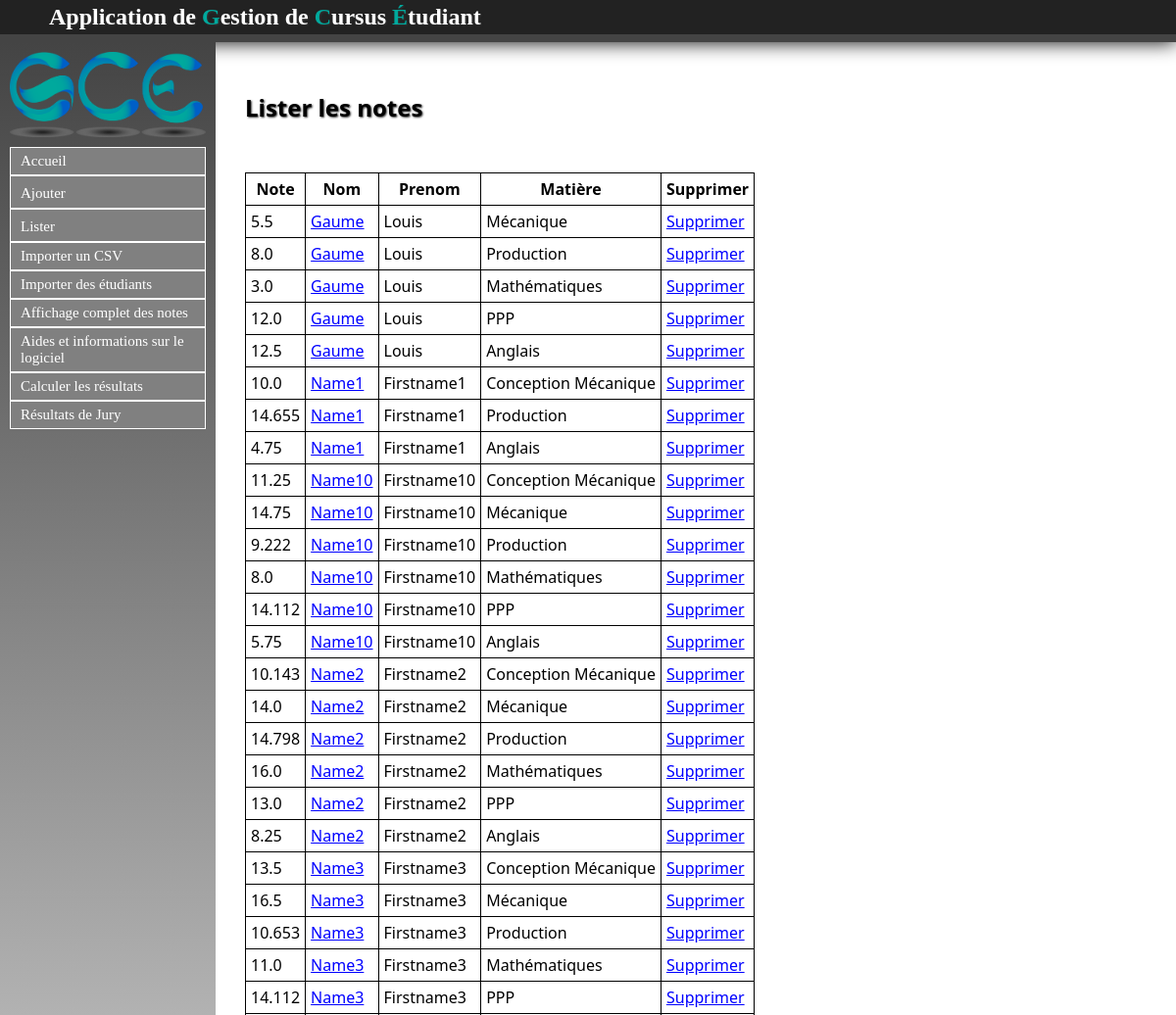
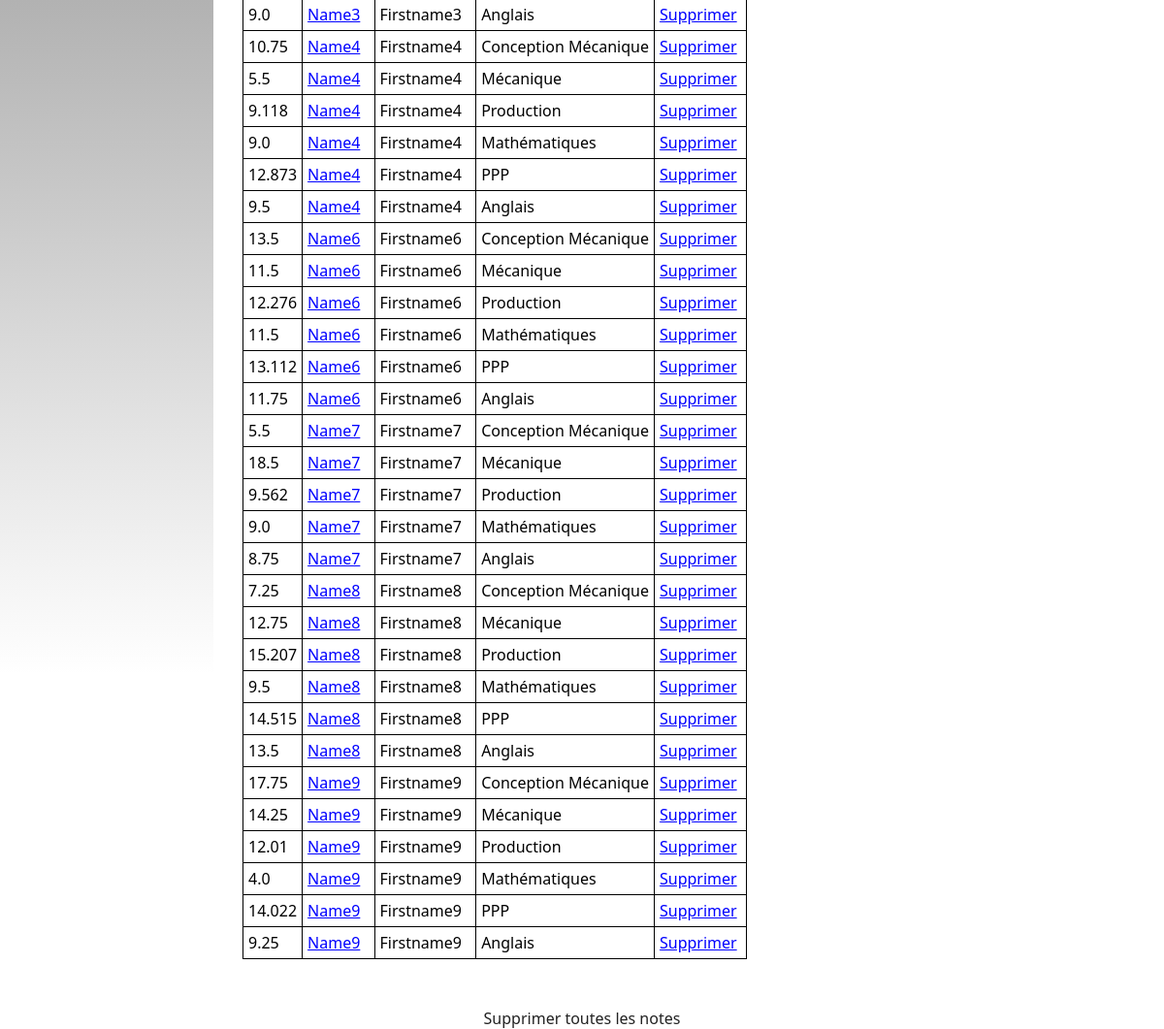
Before: /Note/listernotes with the older database file (2 pictures, top to bottom).
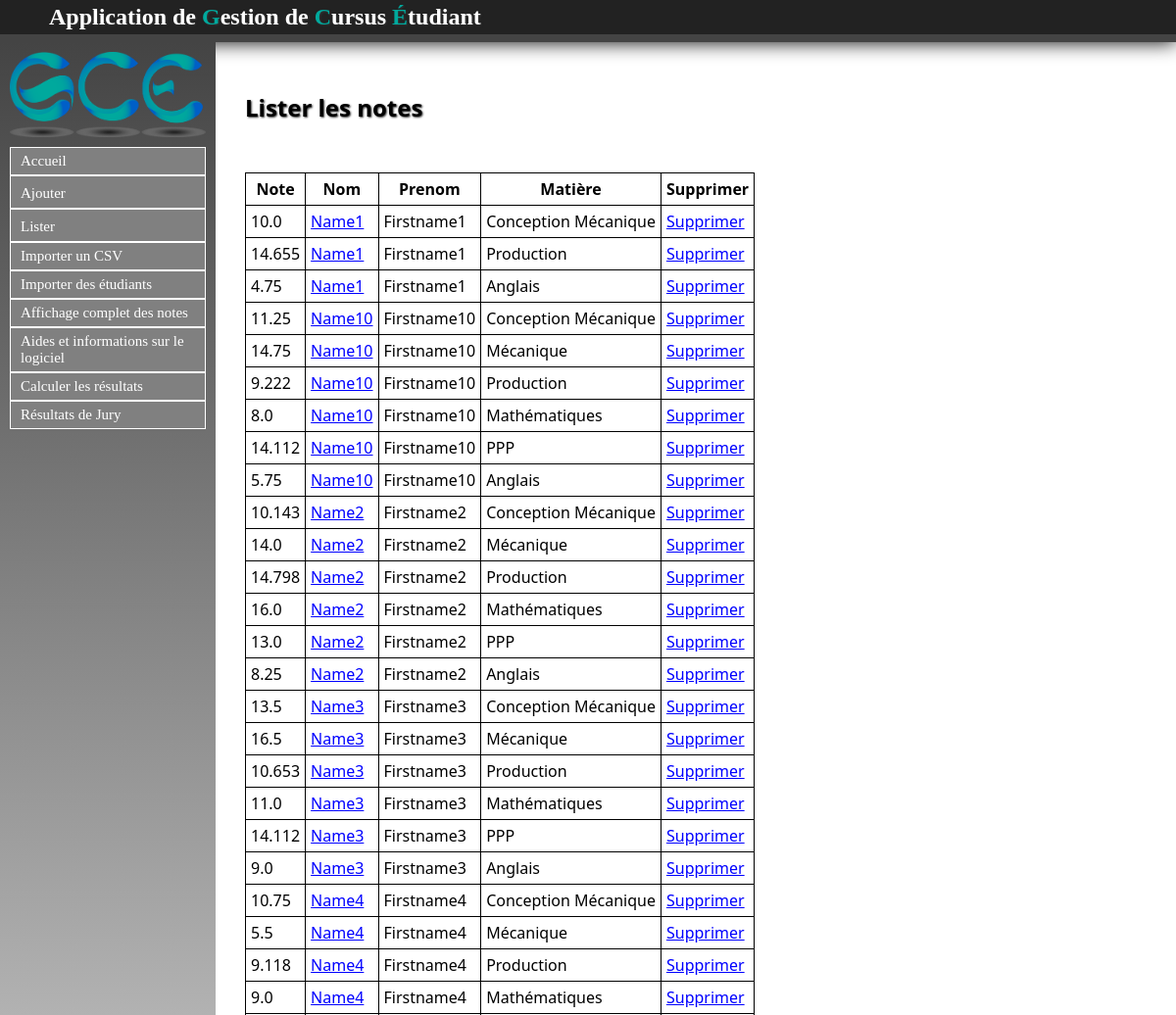
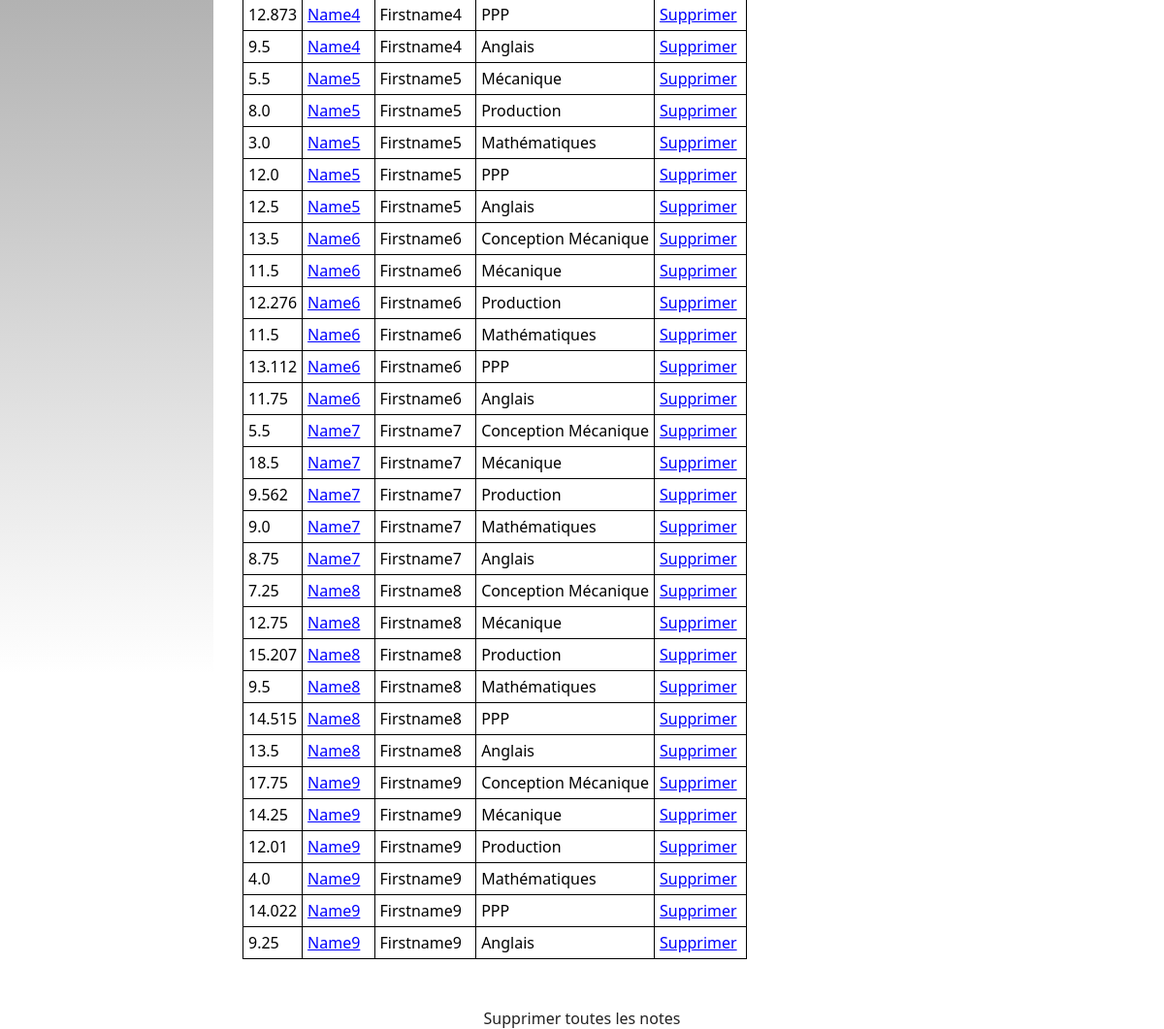
After: the same page with the newer database file (2 pictures, top to bottom).
### Note/models.py (models this page shows, shortened)
class Note(models.Model):
	valeur = models.FloatField()
	etudiant = models.ForeignKey(Etu, null=False)
	annee = models.ForeignKey(Annee, null=True)
	matiere = models.ForeignKey(Matiere, null=False)

### Etudiant/models.py (models this page shows, shortened)
class Etu(models.Model):
	nom = models.CharField(max_length=30, null=False)
	prenom = models.CharField(max_length=30, null=False)
	age = models.IntegerField(null=True)
	apogee = models.IntegerField(null=True)
	date_naissance = models.DateField(null=True)
	sexe = models.CharField(max_length=1, null=True)
	adresse = models.CharField(max_length=100, null=True)
	ine = models.CharField(max_length=100, null=True)
	adresse_parents = models.CharField(max_length=100, null=True)
	tel = models.IntegerField(null=True)
	tel_par = models.IntegerField(null=True)
	lieu_naissance = models.CharField(max_length=100, null=True)
	nationalite = models.CharField(max_length=100, null=True)
	situation_familiale = models.CharField(max_length=100, null=True)
	situation_militaire = models.CharField(max_length=100, null=True)
	cate_socio_pro_chef_famille = models.CharField(max_length=100, null=True)
	cate_socio_pro_autre_parent = models.CharField(max_length=100, null=True)
	aide_financiere = models.CharField(max_length=100, null=True)
	bourse = models.CharField(max_length=100, null=True)
	groupe = models.ForeignKey(Groupe, null=True)

### Matiere/models.py (models this page shows, shortened)
class Matiere(models.Model):
	intitule = models.CharField(max_length=30,null=False)
	code = models.CharField(max_length=30,null=False)
	coefficient = models.FloatField(default=1.0)
	ue = models.ForeignKey('UE.ue', null=True)

### Note/views.py (the view)
def listernotes(request):
	notes = Note.objects.all().order_by('etudiant__nom')
	return render(request, 'contenu_html/listernotes.html',{'notes': notes})

### Note/templates/contenu_html/listernotes.html (shortened to what this page needs)
{% extends "templates/base.html" %}
{% block content %}
<h1>Lister les notes</h1>
{% if not notes %}
	<p>Pas de notes</p>
{% else %}
	<table style="border:1px solid black; border-collapse : collapse;">
	<tr>
		<th style="border:1px solid black;">Note</th>
		<th style="border:1px solid black;">Nom</th>
		<th style="border:1px solid black;">Prenom</th>
		<th style="border:1px solid black;">Matière</th>
		<th style="border:1px solid black;">Supprimer</th>
	</tr>
{% endif %}
{% for note in notes %}
	<tr>
		<td style="border:1px solid black;">{{ note.valeur }}</td>
		<td style="border:1px solid black;"><a href="/Etudiant/listeretu/{{ note.etudiant_id }}">{{ note.etudiant.nom }}</a></td>
		<td style="border:1px solid black;">{{ note.etudiant.prenom }}</td>
		<td style="border:1px solid black;">{{ note.matiere.intitule }}</td>
		<td style="border:1px solid black;"><a href="supprnote/{{ note.etudiant.id }}">Supprimer</a></td>
	</tr>
{% endfor %}
</table>
<p><a onclick="suppresion();">Supprimer toutes les notes</a></p>
{% endblock %}

Changed rows visible on the page:
removed Note: valeur "5.5", etudiant.nom "Gaume", etudiant.prenom "Louis", matiere.intitule "Mécanique"
removed Note: valeur "8.0", etudiant.nom "Gaume", etudiant.prenom "Louis", matiere.intitule "Production"
removed Note: valeur "3.0", etudiant.nom "Gaume", etudiant.prenom "Louis", matiere.intitule "Mathématiques"
removed Note: valeur "12.0", etudiant.nom "Gaume", etudiant.prenom "Louis", matiere.intitule "PPP"
removed Note: valeur "12.5", etudiant.nom "Gaume", etudiant.prenom "Louis", matiere.intitule "Anglais"
added Note: valeur "5.5", etudiant.nom "Name5", etudiant.prenom "Firstname5", matiere.intitule "Mécanique"
added Note: valeur "8.0", etudiant.nom "Name5", etudiant.prenom "Firstname5", matiere.intitule "Production"
added Note: valeur "3.0", etudiant.nom "Name5", etudiant.prenom "Firstname5", matiere.intitule "Mathématiques"
added Note: valeur "12.0", etudiant.nom "Name5", etudiant.prenom "Firstname5", matiere.intitule "PPP"
added Note: valeur "12.5", etudiant.nom "Name5", etudiant.prenom "Firstname5", matiere.intitule "Anglais"
